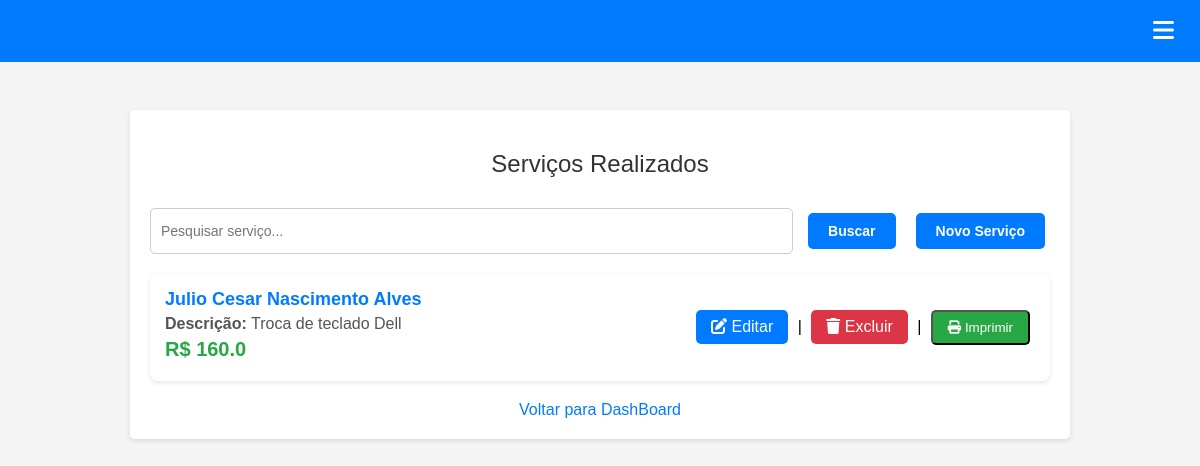
/servicos (signed in), run on the app's committed database.
### tables this page shows
CREATE TABLE "servicos" (
	"id"	INTEGER,
	"cliente_id"	INTEGER,
	"descricao"	TEXT NOT NULL,
	"valor"	REAL NOT NULL,
	"data_servico"	DATETIME NOT NULL DEFAULT CURRENT_TIMESTAMP,
	PRIMARY KEY("id" AUTOINCREMENT)
);

CREATE TABLE clientes (
            id INTEGER PRIMARY KEY AUTOINCREMENT,
            nome TEXT NOT NULL,
            telefone TEXT,
            endereco TEXT
        );

### julio_tech.py (the view)
@app.route("/servicos", methods=["GET"])
def servicos():
    if "usuario" not in session:
        return redirect(url_for("index"))
    conn = conectar_bd()
    cursor = conn.cursor()
    busca = request.args.get("busca", "").strip()
    pagina = int(request.args.get("pagina", 1))  # Página atual (default: 1)
    por_pagina = 5  # Número de serviços por página
    offset = (pagina - 1) * por_pagina
    if busca:
        cursor.execute("""
            SELECT COUNT(*)
            FROM servicos
            JOIN clientes ON servicos.cliente_id = clientes.id
            WHERE clientes.nome LIKE ? OR servicos.descricao LIKE ?
        """, (f"%{busca}%", f"%{busca}%"))
    else:
        cursor.execute("SELECT COUNT(*) FROM servicos")
    total_servicos = cursor.fetchone()[0]
    total_paginas = (total_servicos + por_pagina - 1) // por_pagina  # Calcular o total de páginas
    if busca:
        cursor.execute("""
            SELECT servicos.id, clientes.nome, servicos.descricao, servicos.valor
            FROM servicos
            JOIN clientes ON servicos.cliente_id = clientes.id
            WHERE clientes.nome LIKE ? OR servicos.descricao LIKE ?
            ORDER BY servicos.id DESC
            LIMIT ? OFFSET ?
        """, (f"%{busca}%", f"%{busca}%", por_pagina, offset))
    else:
        cursor.execute("""
            SELECT servicos.id, clientes.nome, servicos.descricao, servicos.valor
            FROM servicos
            JOIN clientes ON servicos.cliente_id = clientes.id
            ORDER BY servicos.id DESC
            LIMIT ? OFFSET ?
        """, (por_pagina, offset))
    servicos = cursor.fetchall()
    conn.close()
    return render_template(
        "servicos.html",
        servicos=servicos,
        busca=busca,
        pagina=pagina,
        total_paginas=total_paginas
    )

### julio_tech.py (called while the page is built)
def conectar_bd():
    return sqlite3.connect(DB_FILE)

### templates/servicos.html (shortened to what this page needs)
<!DOCTYPE html>
<html lang="pt-br">
<head>
    <link rel="stylesheet" href="https://cdnjs.cloudflare.com/ajax/libs/font-awesome/6.0.0-beta3/css/all.min.css">
</head>
<body>
    <nav>
        <div class="dropdown">
            <button aria-label="Menu" onclick="toggleMenu()">
                <i class="fas fa-bars"></i>
       </button>
        </div>
    </nav>
    <div class="container">
        <h2 class="form-title">Serviços Realizados</h2>
        <div class="top-bar">
            <form method="GET" action="/servicos">
                <input type="text" name="busca" placeholder="Pesquisar serviço..." value="{{ busca }}">
                <button type="submit" class="btn">Buscar</button>
            </form>
               <a href="/servicos/novo" class="btn">Novo Serviço</a>
        </div>
        <div class="servico-lista">
            <ul>
                {% for servico in servicos %}
                    <li>
                        <div class="servico-info">
                            <h3>{{ servico[1] }}</h3>
                            <p><strong>Descrição:</strong> {{ servico[2] }}</p>
                            <p class="valor">R$ {{ servico[3] }}</p>
                        </div>
                        <div class="servico-actions">
                            <a href="/servicos/editar/{{ servico[0] }}" class="btn"><i class="fas fa-edit"></i> Editar </a> |
                            <a href="/servicos/excluir/{{ servico[0] }}" class="btn btn-danger" onclick="return confirm('Tem certeza que deseja excluir este serviço?')"><i class="fas fa-trash"></i> Excluir </a> |
                                <div class="print-dropdown">
                                    <button class="btn btn-success">
                                        <i class="fas fa-print"></i> Imprimir
                                    </button>
                                </div>
                        </div>
                    </li>
                {% else %}
                    <li>Não há serviços cadastrados.</li>
                {% endfor %}
            </ul>
        </div>
        <a href="/dashboard" class="back-link">Voltar para DashBoard</a>
    </div>
</body>
</html>

### templates/servicos.html (style rules this page uses)
nav { background-color: #007bff; color: white; padding: 16px 20px; position: fixed; top: 0; left: 0; width: 100%; z-index: 1000; display: flex; justify-content: space-between; align-items: center; }
.dropdown { position: relative; display: inline-block; margin-left: auto; }
.dropdown button { background: none; border: none; color: white; font-size: 24px; cursor: pointer; margin-right: 40px; }
body { font-family: Arial, sans-serif; margin: 0; padding-top: 80px; background-color: #f4f4f4; }
h2 { text-align: center; color: #333; margin-bottom: 20px; font-size: 24px; font-weight: normal; }
.container { max-width: 900px; margin: 30px auto 20px; background: white; padding: 20px; border-radius: 5px; box-shadow: 0 2px 5px rgba(0, 0, 0, 0.1); }
.form-title { text-align: center; margin-bottom: 30px; color: #333; }
.servico-lista { margin-top: 20px; }
.servico-lista ul { list-style-type: none; padding: 0; }
.servico-lista li { background-color: #fff; padding: 15px; border-radius: 8px; margin-bottom: 15px; box-shadow: 0 2px 5px rgba(0, 0, 0, 0.1); display: flex; justify-content: space-between; align-items: center; }
.servico-info { flex: 1; padding-right: 20px; }
.servico-info h3 { font-size: 18px; margin: 0; color: #007bff; }
.servico-info p { margin: 5px 0; color: #555; }
.servico-info .valor { font-weight: bold; font-size: 20px; color: #28a745; }
.btn { padding: 8px 15px; background-color: #007bff; color: white; text-decoration: none; border-radius: 5px; margin: 5px; display: inline-block; }
.btn-danger { background-color: #dc3545; }
.btn-success { background-color: #28a745; }
.top-bar { display: flex; justify-content: space-between; align-items: center; margin-bottom: 20px; }
.top-bar form { display: flex; flex: 1; margin-right: 10px; }
.top-bar input[type="text"] { flex: 1; padding: 10px; font-size: 14px; border: 1px solid #ccc; border-radius: 5px; margin-right: 10px; }
.top-bar .btn { padding: 10px 20px; background-color: #007bff; color: white; border: none; border-radius: 5px; font-size: 14px; font-weight: bold; text-decoration: none; }
.back-link { display: block; text-align: center; margin-top: 20px; text-decoration: none; color: #007bff; }
.print-dropdown { position: relative; display: inline-block; }

### data on the page
servicos: nome "Julio Cesar Nascimento Alves", descricao "Troca de teclado Dell", valor "160.0"
